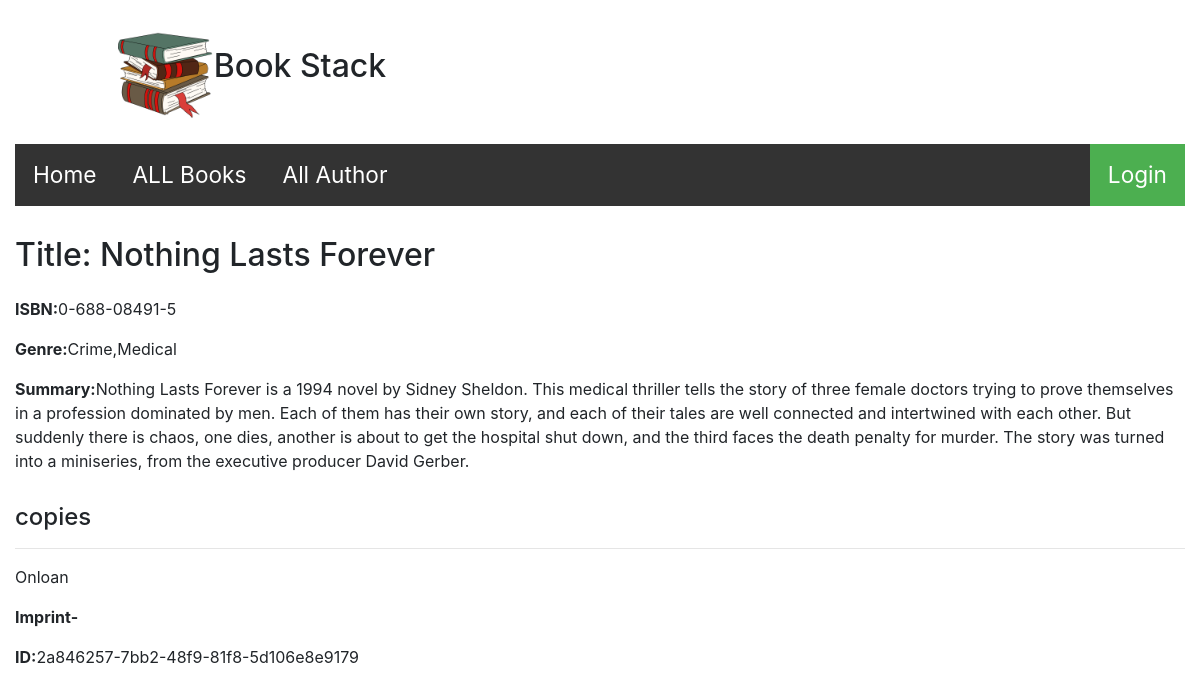
/catalog/book/3/, run on the app's committed database.
### bookcollection/models.py (models this page shows, shortened)
class Book(models.Model):
    title=models.CharField('Title',max_length=300)
    author=models.ForeignKey('Author',on_delete=models.SET_NULL,null=True)
    summary=models.TextField(null=True,blank=True)
    genre=models.ManyToManyField('Genre',help_text='select the genre for this book')
    isbn  =models.CharField('ISBN',max_length=20,help_text='13 digit unique international code')
    def display_genre(self):
        "creating the string of genre"
        return ','.join(genre.name for genre in self.genre.all())
    display_genre.short_description = 'Genreeee'
    class Meta:
        ordering=['title']

class Genre(models.Model):
    name=models.CharField('Genre',max_length=30,help_text='enter genre like fiction,action,romantic ')
    def __str__(self):
        return self.name

class Bookinstances(models.Model):
    id=models.UUIDField(primary_key=True,default=uuid.uuid4,help_text='unique id for this part of the book across library')
    book1=models.ForeignKey('Book',on_delete=models.SET_NULL,null=True)
    print("sahil2121212121212")
    print(book1)
    imprint=models.CharField(max_length=300)
    due_back=models.DateField(null=True,blank=True)
    loan_status=[('m','Maintenance'),('o','onloan'),('r','reserved'),('a','available')]
    status=models.CharField(max_length=40,choices=loan_status,default='m',help_text='Book Avalilability')
    borrower=models.ForeignKey(User,on_delete=models.SET_NULL,null=True,blank=True)
    class Meta:
        permissions=(("can_mark_returned","set book as returned "),("staff","for staff only"),)
        ordering=['id']

### bookcollection/views.py (the view)
# urls.py: path("book/<int:pk>/",views.bookdetails,name="book-detail"),
def bookdetails(request,pk):
    try:
        book=Book.objects.get(pk=pk)
    except Book.DoesNotExist:
            raise Http404("Book-detail does not exist")
    return render(request,'bookcollection/book-detail.html',context={'book':book})

### bookcollection/models.py (called while the page is built)
    def __str__(self):
        return self.name

### bookcollection/templates/bookcollection/book-detail.html (shortened to what this page needs)
{% extends  "./base.html" %}
{% block content %}
<h2 style="padding-bottom:15px;text-align:left;" >Title: {{book.title }}</h2>
<p><strong>ISBN:</strong>{{book.isbn}}</p>
<p><strong>Genre:</strong>{{book.genre.all|join:','}}</p>
<p><strong>Summary:</strong>{{book.summary}}</p>
<div>
<h4>copies</h4>
<hr>
{% for copy in book.bookinstances_set.all %}
{% if copy.status == 'a' %}
<p>Available</p>
{% elif copy.status == 'm' %}
<p>Maintained</p>
{% elif copy.status == 'o'  %}
<p>Onloan</p>
{% else %}
<p>Reserved</p>
{% endif %}
<p><strong>Imprint-</strong>{{copy.imprint}}</p>
<p><strong>ID:</strong>{{copy.id}}</p>
{% endfor %}
</div>
{% endblock %}

### static/css/2.css (style rules this page uses)
body { padding-top: 20px; }

### data on the page
Book: title "Nothing Lasts Forever", isbn "0-688-08491-5", genre.all "Crime,Medical", summary "Nothing Lasts Forever is a 1994 novel by Sidney Sheldon. This medical thriller tells the story of three female doctors trying to prove themselves in a profession dominated by men. Each of them has their own story, and each of their tales are well connected and intertwined with each other. But suddenly there is chaos, one dies, another is about to get the hospital shut down, and the third faces the death penalty for murder. The story was turned into a miniseries, from the executive producer David Gerber."
Bookinstances: status "Onloan", id "2a846257-7bb2-48f9-81f8-5d106e8e9179"
